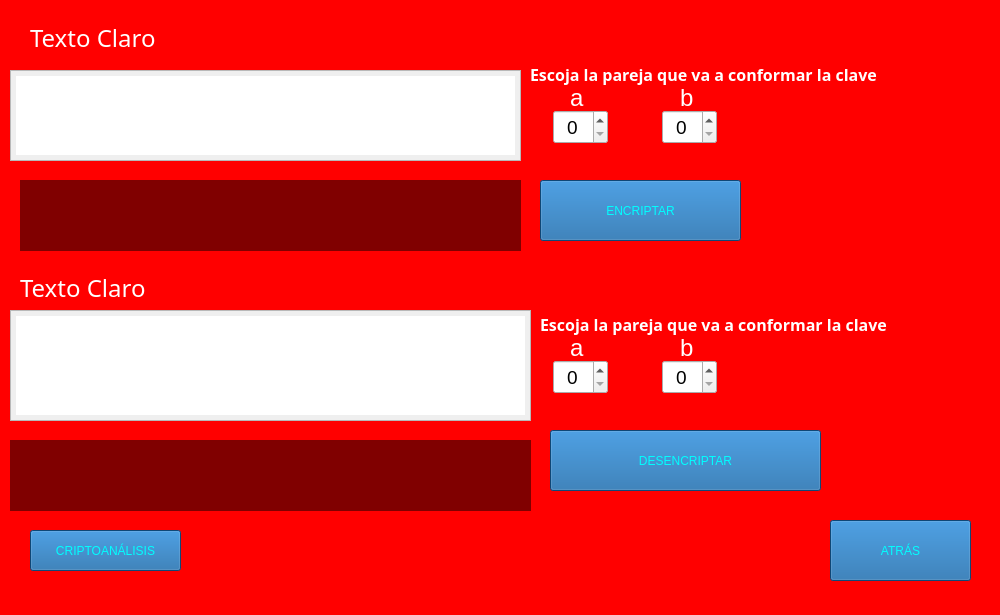
<?xml version="1.0" encoding="UTF-8"?>
<ui version="4.0">
 <class>MainWindow</class>
 <widget class="QMainWindow" name="MainWindow">
  <property name="geometry">
   <rect>
    <x>0</x>
    <y>0</y>
    <width>1000</width>
    <height>615</height>
   </rect>
  </property>
  <property name="windowTitle">
   <string>MainWindow</string>
  </property>
  <widget class="QWidget" name="centralwidget">
   <widget class="QLabel" name="label8">
    <property name="geometry">
     <rect>
      <x>570</x>
      <y>330</y>
      <width>16</width>
      <height>36</height>
     </rect>
    </property>
    <property name="palette">
     <palette>
      <active>
       <colorrole role="WindowText">
        <brush brushstyle="SolidPattern">
         <color alpha="255">
          <red>255</red>
          <green>255</green>
          <blue>255</blue>
         </color>
        </brush>
       </colorrole>
      </active>
      <inactive>
       <colorrole role="WindowText">
        <brush brushstyle="SolidPattern">
         <color alpha="255">
          <red>255</red>
          <green>255</green>
          <blue>255</blue>
         </color>
        </brush>
       </colorrole>
      </inactive>
      <disabled>
       <colorrole role="WindowText">
        <brush brushstyle="SolidPattern">
         <color alpha="255">
          <red>120</red>
          <green>120</green>
          <blue>120</blue>
         </color>
        </brush>
       </colorrole>
      </disabled>
     </palette>
    </property>
    <property name="font">
     <font>
      <pointsize>18</pointsize>
     </font>
    </property>
    <property name="text">
     <string>a</string>
    </property>
   </widget>
   <widget class="QPlainTextEdit" name="eIn">
    <property name="geometry">
     <rect>
      <x>10</x>
      <y>70</y>
      <width>511</width>
      <height>91</height>
     </rect>
    </property>
    <property name="styleSheet">
     <string notr="true">padding: 5px 5px 5px 5px;</string>
    </property>
   </widget>
   <widget class="QPlainTextEdit" name="dIn">
    <property name="geometry">
     <rect>
      <x>10</x>
      <y>310</y>
      <width>521</width>
      <height>111</height>
     </rect>
    </property>
    <property name="styleSheet">
     <string notr="true">padding: 5px 5px 5px 5px;</string>
    </property>
   </widget>
   <widget class="QSpinBox" name="dSpinA">
    <property name="geometry">
     <rect>
      <x>553</x>
      <y>360</y>
      <width>55</width>
      <height>34</height>
     </rect>
    </property>
    <property name="font">
     <font>
      <pointsize>14</pointsize>
     </font>
    </property>
    <property name="alignment">
     <set>Qt::AlignCenter</set>
    </property>
   </widget>
   <widget class="QSpinBox" name="eSpinA">
    <property name="geometry">
     <rect>
      <x>553</x>
      <y>110</y>
      <width>55</width>
      <height>34</height>
     </rect>
    </property>
    <property name="font">
     <font>
      <pointsize>14</pointsize>
     </font>
    </property>
    <property name="alignment">
     <set>Qt::AlignCenter</set>
    </property>
   </widget>
   <widget class="QLabel" name="label5">
    <property name="geometry">
     <rect>
      <x>570</x>
      <y>80</y>
      <width>16</width>
      <height>36</height>
     </rect>
    </property>
    <property name="palette">
     <palette>
      <active>
       <colorrole role="WindowText">
        <brush brushstyle="SolidPattern">
         <color alpha="255">
          <red>255</red>
          <green>255</green>
          <blue>255</blue>
         </color>
        </brush>
       </colorrole>
      </active>
      <inactive>
       <colorrole role="WindowText">
        <brush brushstyle="SolidPattern">
         <color alpha="255">
          <red>255</red>
          <green>255</green>
          <blue>255</blue>
         </color>
        </brush>
       </colorrole>
      </inactive>
      <disabled>
       <colorrole role="WindowText">
        <brush brushstyle="SolidPattern">
         <color alpha="255">
          <red>120</red>
          <green>120</green>
          <blue>120</blue>
         </color>
        </brush>
       </colorrole>
      </disabled>
     </palette>
    </property>
    <property name="font">
     <font>
      <pointsize>18</pointsize>
     </font>
    </property>
    <property name="text">
     <string>a</string>
    </property>
   </widget>
   <widget class="QLabel" name="label3">
    <property name="geometry">
     <rect>
      <x>20</x>
      <y>270</y>
      <width>184</width>
      <height>36</height>
     </rect>
    </property>
    <property name="palette">
     <palette>
      <active>
       <colorrole role="WindowText">
        <brush brushstyle="SolidPattern">
         <color alpha="255">
          <red>255</red>
          <green>255</green>
          <blue>255</blue>
         </color>
        </brush>
       </colorrole>
      </active>
      <inactive>
       <colorrole role="WindowText">
        <brush brushstyle="SolidPattern">
         <color alpha="255">
          <red>255</red>
          <green>255</green>
          <blue>255</blue>
         </color>
        </brush>
       </colorrole>
      </inactive>
      <disabled>
       <colorrole role="WindowText">
        <brush brushstyle="SolidPattern">
         <color alpha="255">
          <red>120</red>
          <green>120</green>
          <blue>120</blue>
         </color>
        </brush>
       </colorrole>
      </disabled>
     </palette>
    </property>
    <property name="font">
     <font>
      <family>Berlin Sans FB</family>
      <pointsize>18</pointsize>
     </font>
    </property>
    <property name="text">
     <string>Texto Claro</string>
    </property>
   </widget>
   <widget class="QLabel" name="label9">
    <property name="geometry">
     <rect>
      <x>680</x>
      <y>330</y>
      <width>17</width>
      <height>36</height>
     </rect>
    </property>
    <property name="palette">
     <palette>
      <active>
       <colorrole role="WindowText">
        <brush brushstyle="SolidPattern">
         <color alpha="255">
          <red>255</red>
          <green>255</green>
          <blue>255</blue>
         </color>
        </brush>
       </colorrole>
      </active>
      <inactive>
       <colorrole role="WindowText">
        <brush brushstyle="SolidPattern">
         <color alpha="255">
          <red>255</red>
          <green>255</green>
          <blue>255</blue>
         </color>
        </brush>
       </colorrole>
      </inactive>
      <disabled>
       <colorrole role="WindowText">
        <brush brushstyle="SolidPattern">
         <color alpha="255">
          <red>120</red>
          <green>120</green>
          <blue>120</blue>
         </color>
        </brush>
       </colorrole>
      </disabled>
     </palette>
    </property>
    <property name="font">
     <font>
      <pointsize>18</pointsize>
     </font>
    </property>
    <property name="text">
     <string>b</string>
    </property>
   </widget>
   <widget class="QLabel" name="label2">
    <property name="geometry">
     <rect>
      <x>30</x>
      <y>20</y>
      <width>152</width>
      <height>36</height>
     </rect>
    </property>
    <property name="palette">
     <palette>
      <active>
       <colorrole role="WindowText">
        <brush brushstyle="SolidPattern">
         <color alpha="255">
          <red>255</red>
          <green>255</green>
          <blue>255</blue>
         </color>
        </brush>
       </colorrole>
      </active>
      <inactive>
       <colorrole role="WindowText">
        <brush brushstyle="SolidPattern">
         <color alpha="255">
          <red>255</red>
          <green>255</green>
          <blue>255</blue>
         </color>
        </brush>
       </colorrole>
      </inactive>
      <disabled>
       <colorrole role="WindowText">
        <brush brushstyle="SolidPattern">
         <color alpha="255">
          <red>120</red>
          <green>120</green>
          <blue>120</blue>
         </color>
        </brush>
       </colorrole>
      </disabled>
     </palette>
    </property>
    <property name="font">
     <font>
      <family>Berlin Sans FB</family>
      <pointsize>18</pointsize>
     </font>
    </property>
    <property name="text">
     <string>Texto Claro</string>
    </property>
   </widget>
   <widget class="QLabel" name="label4">
    <property name="geometry">
     <rect>
      <x>530</x>
      <y>60</y>
      <width>401</width>
      <height>28</height>
     </rect>
    </property>
    <property name="palette">
     <palette>
      <active>
       <colorrole role="WindowText">
        <brush brushstyle="SolidPattern">
         <color alpha="255">
          <red>255</red>
          <green>255</green>
          <blue>255</blue>
         </color>
        </brush>
       </colorrole>
       <colorrole role="Button">
        <brush brushstyle="SolidPattern">
         <color alpha="255">
          <red>255</red>
          <green>255</green>
          <blue>255</blue>
         </color>
        </brush>
       </colorrole>
       <colorrole role="Light">
        <brush brushstyle="SolidPattern">
         <color alpha="255">
          <red>255</red>
          <green>255</green>
          <blue>255</blue>
         </color>
        </brush>
       </colorrole>
       <colorrole role="Midlight">
        <brush brushstyle="SolidPattern">
         <color alpha="255">
          <red>255</red>
          <green>255</green>
          <blue>255</blue>
         </color>
        </brush>
       </colorrole>
       <colorrole role="Dark">
        <brush brushstyle="SolidPattern">
         <color alpha="255">
          <red>127</red>
          <green>127</green>
          <blue>127</blue>
         </color>
        </brush>
       </colorrole>
       <colorrole role="Mid">
        <brush brushstyle="SolidPattern">
         <color alpha="255">
          <red>170</red>
          <green>170</green>
          <blue>170</blue>
         </color>
        </brush>
       </colorrole>
       <colorrole role="Text">
        <brush brushstyle="SolidPattern">
         <color alpha="255">
          <red>255</red>
          <green>255</green>
          <blue>255</blue>
         </color>
        </brush>
       </colorrole>
       <colorrole role="BrightText">
        <brush brushstyle="SolidPattern">
         <color alpha="255">
          <red>255</red>
          <green>255</green>
          <blue>255</blue>
         </color>
        </brush>
       </colorrole>
       <colorrole role="ButtonText">
        <brush brushstyle="SolidPattern">
         <color alpha="255">
          <red>0</red>
          <green>0</green>
          <blue>0</blue>
         </color>
        </brush>
       </colorrole>
       <colorrole role="Base">
        <brush brushstyle="SolidPattern">
         <color alpha="255">
          <red>255</red>
          <green>255</green>
          <blue>255</blue>
         </color>
        </brush>
       </colorrole>
       <colorrole role="Window">
        <brush brushstyle="SolidPattern">
         <color alpha="255">
          <red>255</red>
          <green>255</green>
          <blue>255</blue>
         </color>
        </brush>
       </colorrole>
       <colorrole role="Shadow">
        <brush brushstyle="SolidPattern">
         <color alpha="255">
          <red>0</red>
          <green>0</green>
          <blue>0</blue>
         </color>
        </brush>
       </colorrole>
       <colorrole role="AlternateBase">
        <brush brushstyle="SolidPattern">
         <color alpha="255">
          <red>255</red>
          <green>255</green>
          <blue>255</blue>
         </color>
        </brush>
       </colorrole>
       <colorrole role="ToolTipBase">
        <brush brushstyle="SolidPattern">
         <color alpha="255">
          <red>255</red>
          <green>255</green>
          <blue>220</blue>
         </color>
        </brush>
       </colorrole>
       <colorrole role="ToolTipText">
        <brush brushstyle="SolidPattern">
         <color alpha="255">
          <red>0</red>
          <green>0</green>
          <blue>0</blue>
         </color>
        </brush>
       </colorrole>
       <colorrole role="PlaceholderText">
        <brush brushstyle="SolidPattern">
         <color alpha="128">
          <red>255</red>
          <green>255</green>
          <blue>255</blue>
         </color>
        </brush>
       </colorrole>
      </active>
      <inactive>
       <colorrole role="WindowText">
        <brush brushstyle="SolidPattern">
         <color alpha="255">
          <red>255</red>
          <green>255</green>
          <blue>255</blue>
         </color>
        </brush>
       </colorrole>
       <colorrole role="Button">
        <brush brushstyle="SolidPattern">
         <color alpha="255">
          <red>255</red>
          <green>255</green>
          <blue>255</blue>
         </color>
        </brush>
       </colorrole>
       <colorrole role="Light">
        <brush brushstyle="SolidPattern">
         <color alpha="255">
          <red>255</red>
          <green>255</green>
          <blue>255</blue>
         </color>
        </brush>
       </colorrole>
       <colorrole role="Midlight">
        <brush brushstyle="SolidPattern">
         <color alpha="255">
          <red>255</red>
          <green>255</green>
          <blue>255</blue>
         </color>
        </brush>
       </colorrole>
       <colorrole role="Dark">
        <brush brushstyle="SolidPattern">
         <color alpha="255">
          <red>127</red>
          <green>127</green>
          <blue>127</blue>
         </color>
        </brush>
       </colorrole>
       <colorrole role="Mid">
        <brush brushstyle="SolidPattern">
         <color alpha="255">
          <red>170</red>
          <green>170</green>
          <blue>170</blue>
         </color>
        </brush>
       </colorrole>
       <colorrole role="Text">
        <brush brushstyle="SolidPattern">
         <color alpha="255">
          <red>255</red>
          <green>255</green>
          <blue>255</blue>
         </color>
        </brush>
       </colorrole>
       <colorrole role="BrightText">
        <brush brushstyle="SolidPattern">
         <color alpha="255">
          <red>255</red>
          <green>255</green>
          <blue>255</blue>
         </color>
        </brush>
       </colorrole>
       <colorrole role="ButtonText">
        <brush brushstyle="SolidPattern">
         <color alpha="255">
          <red>0</red>
          <green>0</green>
          <blue>0</blue>
         </color>
        </brush>
       </colorrole>
       <colorrole role="Base">
        <brush brushstyle="SolidPattern">
         <color alpha="255">
          <red>255</red>
          <green>255</green>
          <blue>255</blue>
         </color>
        </brush>
       </colorrole>
       <colorrole role="Window">
        <brush brushstyle="SolidPattern">
         <color alpha="255">
          <red>255</red>
          <green>255</green>
          <blue>255</blue>
         </color>
        </brush>
       </colorrole>
       <colorrole role="Shadow">
        <brush brushstyle="SolidPattern">
         <color alpha="255">
          <red>0</red>
          <green>0</green>
          <blue>0</blue>
         </color>
        </brush>
       </colorrole>
       <colorrole role="AlternateBase">
        <brush brushstyle="SolidPattern">
         <color alpha="255">
          <red>255</red>
          <green>255</green>
          <blue>255</blue>
         </color>
        </brush>
       </colorrole>
       <colorrole role="ToolTipBase">
        <brush brushstyle="SolidPattern">
         <color alpha="255">
          <red>255</red>
          <green>255</green>
          <blue>220</blue>
         </color>
        </brush>
       </colorrole>
       <colorrole role="ToolTipText">
        <brush brushstyle="SolidPattern">
         <color alpha="255">
          <red>0</red>
          <green>0</green>
          <blue>0</blue>
         </color>
        </brush>
       </colorrole>
       <colorrole role="PlaceholderText">
        <brush brushstyle="SolidPattern">
         <color alpha="128">
          <red>255</red>
          <green>255</green>
          <blue>255</blue>
         </color>
        </brush>
       </colorrole>
      </inactive>
      <disabled>
       <colorrole role="WindowText">
        <brush brushstyle="SolidPattern">
         <color alpha="255">
          <red>127</red>
          <green>127</green>
          <blue>127</blue>
         </color>
        </brush>
       </colorrole>
       <colorrole role="Button">
        <brush brushstyle="SolidPattern">
         <color alpha="255">
          <red>255</red>
          <green>255</green>
          <blue>255</blue>
         </color>
        </brush>
       </colorrole>
       <colorrole role="Light">
        <brush brushstyle="SolidPattern">
         <color alpha="255">
          <red>255</red>
          <green>255</green>
          <blue>255</blue>
         </color>
        </brush>
       </colorrole>
       <colorrole role="Midlight">
        <brush brushstyle="SolidPattern">
         <color alpha="255">
          <red>255</red>
          <green>255</green>
          <blue>255</blue>
         </color>
        </brush>
       </colorrole>
       <colorrole role="Dark">
        <brush brushstyle="SolidPattern">
         <color alpha="255">
          <red>127</red>
          <green>127</green>
          <blue>127</blue>
         </color>
        </brush>
       </colorrole>
       <colorrole role="Mid">
        <brush brushstyle="SolidPattern">
         <color alpha="255">
          <red>170</red>
          <green>170</green>
          <blue>170</blue>
         </color>
        </brush>
       </colorrole>
       <colorrole role="Text">
        <brush brushstyle="SolidPattern">
         <color alpha="255">
          <red>127</red>
          <green>127</green>
          <blue>127</blue>
         </color>
        </brush>
       </colorrole>
       <colorrole role="BrightText">
        <brush brushstyle="SolidPattern">
         <color alpha="255">
          <red>255</red>
          <green>255</green>
          <blue>255</blue>
         </color>
        </brush>
       </colorrole>
       <colorrole role="ButtonText">
        <brush brushstyle="SolidPattern">
         <color alpha="255">
          <red>127</red>
          <green>127</green>
          <blue>127</blue>
         </color>
        </brush>
       </colorrole>
       <colorrole role="Base">
        <brush brushstyle="SolidPattern">
         <color alpha="255">
          <red>255</red>
          <green>255</green>
          <blue>255</blue>
         </color>
        </brush>
       </colorrole>
       <colorrole role="Window">
        <brush brushstyle="SolidPattern">
         <color alpha="255">
          <red>255</red>
          <green>255</green>
          <blue>255</blue>
         </color>
        </brush>
       </colorrole>
       <colorrole role="Shadow">
        <brush brushstyle="SolidPattern">
         <color alpha="255">
          <red>0</red>
          <green>0</green>
          <blue>0</blue>
         </color>
        </brush>
       </colorrole>
       <colorrole role="AlternateBase">
        <brush brushstyle="SolidPattern">
         <color alpha="255">
          <red>255</red>
          <green>255</green>
          <blue>255</blue>
         </color>
        </brush>
       </colorrole>
       <colorrole role="ToolTipBase">
        <brush brushstyle="SolidPattern">
         <color alpha="255">
          <red>255</red>
          <green>255</green>
          <blue>220</blue>
         </color>
        </brush>
       </colorrole>
       <colorrole role="ToolTipText">
        <brush brushstyle="SolidPattern">
         <color alpha="255">
          <red>0</red>
          <green>0</green>
          <blue>0</blue>
         </color>
        </brush>
       </colorrole>
       <colorrole role="PlaceholderText">
        <brush brushstyle="SolidPattern">
         <color alpha="128">
          <red>0</red>
          <green>0</green>
          <blue>0</blue>
         </color>
        </brush>
       </colorrole>
      </disabled>
     </palette>
    </property>
    <property name="font">
     <font>
      <family>Berlin Sans FB Demi</family>
      <pointsize>12</pointsize>
      <weight>75</weight>
      <bold>true</bold>
     </font>
    </property>
    <property name="text">
     <string>Escoja la pareja que va a conformar la clave</string>
    </property>
   </widget>
   <widget class="QSpinBox" name="eSpinB">
    <property name="geometry">
     <rect>
      <x>662</x>
      <y>110</y>
      <width>55</width>
      <height>34</height>
     </rect>
    </property>
    <property name="font">
     <font>
      <pointsize>14</pointsize>
     </font>
    </property>
    <property name="alignment">
     <set>Qt::AlignCenter</set>
    </property>
   </widget>
   <widget class="QLabel" name="label6">
    <property name="geometry">
     <rect>
      <x>680</x>
      <y>80</y>
      <width>17</width>
      <height>36</height>
     </rect>
    </property>
    <property name="palette">
     <palette>
      <active>
       <colorrole role="WindowText">
        <brush brushstyle="SolidPattern">
         <color alpha="255">
          <red>255</red>
          <green>255</green>
          <blue>255</blue>
         </color>
        </brush>
       </colorrole>
      </active>
      <inactive>
       <colorrole role="WindowText">
        <brush brushstyle="SolidPattern">
         <color alpha="255">
          <red>255</red>
          <green>255</green>
          <blue>255</blue>
         </color>
        </brush>
       </colorrole>
      </inactive>
      <disabled>
       <colorrole role="WindowText">
        <brush brushstyle="SolidPattern">
         <color alpha="255">
          <red>120</red>
          <green>120</green>
          <blue>120</blue>
         </color>
        </brush>
       </colorrole>
      </disabled>
     </palette>
    </property>
    <property name="font">
     <font>
      <pointsize>18</pointsize>
     </font>
    </property>
    <property name="text">
     <string>b</string>
    </property>
   </widget>
   <widget class="QSpinBox" name="dSpinB">
    <property name="geometry">
     <rect>
      <x>662</x>
      <y>360</y>
      <width>55</width>
      <height>34</height>
     </rect>
    </property>
    <property name="font">
     <font>
      <pointsize>14</pointsize>
     </font>
    </property>
    <property name="alignment">
     <set>Qt::AlignCenter</set>
    </property>
   </widget>
   <widget class="QPushButton" name="Encriptar">
    <property name="geometry">
     <rect>
      <x>540</x>
      <y>180</y>
      <width>201</width>
      <height>61</height>
     </rect>
    </property>
    <property name="styleSheet">
     <string notr="true">background-color: rgb(21, 99, 165);
color: #00ffff;
font: 14pt &quot;Berlin Sans FB&quot;;</string>
    </property>
    <property name="text">
     <string>ENCRIPTAR</string>
    </property>
   </widget>
   <widget class="QPushButton" name="Desencriptar">
    <property name="geometry">
     <rect>
      <x>550</x>
      <y>430</y>
      <width>271</width>
      <height>61</height>
     </rect>
    </property>
    <property name="styleSheet">
     <string notr="true">background-color: rgb(21, 99, 165);
color: #00ffff;
font: 14pt &quot;Berlin Sans FB&quot;;</string>
    </property>
    <property name="text">
     <string>DESENCRIPTAR</string>
    </property>
   </widget>
   <widget class="QLabel" name="fondo">
    <property name="geometry">
     <rect>
      <x>0</x>
      <y>0</y>
      <width>1000</width>
      <height>615</height>
     </rect>
    </property>
    <property name="styleSheet">
     <string notr="true">background-color: #ff0000;</string>
    </property>
    <property name="text">
     <string/>
    </property>
    <property name="pixmap">
     <pixmap>Imag1.jpg</pixmap>
    </property>
    <property name="scaledContents">
     <bool>false</bool>
    </property>
   </widget>
   <widget class="QPushButton" name="back">
    <property name="geometry">
     <rect>
      <x>830</x>
      <y>520</y>
      <width>141</width>
      <height>61</height>
     </rect>
    </property>
    <property name="styleSheet">
     <string notr="true">background-color: rgb(21, 99, 165);
color: #00ffff;
font: 14pt &quot;Berlin Sans FB&quot;;</string>
    </property>
    <property name="text">
     <string>ATRÁS</string>
    </property>
   </widget>
   <widget class="QLabel" name="eOut">
    <property name="geometry">
     <rect>
      <x>20</x>
      <y>180</y>
      <width>501</width>
      <height>71</height>
     </rect>
    </property>
    <property name="font">
     <font>
      <pointsize>9</pointsize>
      <weight>75</weight>
      <bold>true</bold>
     </font>
    </property>
    <property name="styleSheet">
     <string notr="true">background-color:rgba(0,0,0,50%);
color:'white';
padding: 5px 15px 5px 15px;</string>
    </property>
    <property name="inputMethodHints">
     <set>Qt::ImhMultiLine</set>
    </property>
    <property name="text">
     <string/>
    </property>
    <property name="scaledContents">
     <bool>false</bool>
    </property>
    <property name="alignment">
     <set>Qt::AlignJustify|Qt::AlignVCenter</set>
    </property>
    <property name="wordWrap">
     <bool>true</bool>
    </property>
    <property name="textInteractionFlags">
     <set>Qt::LinksAccessibleByMouse|Qt::TextSelectableByKeyboard|Qt::TextSelectableByMouse</set>
    </property>
   </widget>
   <widget class="QLabel" name="label4_2">
    <property name="geometry">
     <rect>
      <x>540</x>
      <y>310</y>
      <width>443</width>
      <height>28</height>
     </rect>
    </property>
    <property name="palette">
     <palette>
      <active>
       <colorrole role="WindowText">
        <brush brushstyle="SolidPattern">
         <color alpha="255">
          <red>255</red>
          <green>255</green>
          <blue>255</blue>
         </color>
        </brush>
       </colorrole>
       <colorrole role="Button">
        <brush brushstyle="SolidPattern">
         <color alpha="255">
          <red>255</red>
          <green>255</green>
          <blue>255</blue>
         </color>
        </brush>
       </colorrole>
       <colorrole role="Light">
        <brush brushstyle="SolidPattern">
         <color alpha="255">
          <red>255</red>
          <green>255</green>
          <blue>255</blue>
         </color>
        </brush>
       </colorrole>
       <colorrole role="Midlight">
        <brush brushstyle="SolidPattern">
         <color alpha="255">
          <red>255</red>
          <green>255</green>
          <blue>255</blue>
         </color>
        </brush>
       </colorrole>
       <colorrole role="Dark">
        <brush brushstyle="SolidPattern">
         <color alpha="255">
          <red>127</red>
          <green>127</green>
          <blue>127</blue>
         </color>
        </brush>
       </colorrole>
       <colorrole role="Mid">
        <brush brushstyle="SolidPattern">
         <color alpha="255">
          <red>170</red>
          <green>170</green>
          <blue>170</blue>
         </color>
        </brush>
       </colorrole>
       <colorrole role="Text">
        <brush brushstyle="SolidPattern">
         <color alpha="255">
          <red>255</red>
          <green>255</green>
          <blue>255</blue>
         </color>
        </brush>
       </colorrole>
       <colorrole role="BrightText">
        <brush brushstyle="SolidPattern">
         <color alpha="255">
          <red>255</red>
          <green>255</green>
          <blue>255</blue>
         </color>
        </brush>
       </colorrole>
       <colorrole role="ButtonText">
        <brush brushstyle="SolidPattern">
         <color alpha="255">
          <red>0</red>
          <green>0</green>
          <blue>0</blue>
         </color>
        </brush>
       </colorrole>
       <colorrole role="Base">
        <brush brushstyle="SolidPattern">
         <color alpha="255">
          <red>255</red>
          <green>255</green>
          <blue>255</blue>
         </color>
        </brush>
       </colorrole>
       <colorrole role="Window">
        <brush brushstyle="SolidPattern">
         <color alpha="255">
          <red>255</red>
          <green>255</green>
          <blue>255</blue>
         </color>
        </brush>
       </colorrole>
       <colorrole role="Shadow">
        <brush brushstyle="SolidPattern">
         <color alpha="255">
          <red>0</red>
          <green>0</green>
          <blue>0</blue>
         </color>
        </brush>
       </colorrole>
       <colorrole role="AlternateBase">
        <brush brushstyle="SolidPattern">
         <color alpha="255">
          <red>255</red>
          <green>255</green>
          <blue>255</blue>
         </color>
        </brush>
       </colorrole>
       <colorrole role="ToolTipBase">
        <brush brushstyle="SolidPattern">
         <color alpha="255">
          <red>255</red>
          <green>255</green>
          <blue>220</blue>
         </color>
        </brush>
       </colorrole>
       <colorrole role="ToolTipText">
        <brush brushstyle="SolidPattern">
         <color alpha="255">
          <red>0</red>
          <green>0</green>
          <blue>0</blue>
         </color>
        </brush>
       </colorrole>
       <colorrole role="PlaceholderText">
        <brush brushstyle="SolidPattern">
         <color alpha="128">
          <red>255</red>
          <green>255</green>
          <blue>255</blue>
         </color>
        </brush>
       </colorrole>
      </active>
      <inactive>
       <colorrole role="WindowText">
        <brush brushstyle="SolidPattern">
         <color alpha="255">
          <red>255</red>
          <green>255</green>
          <blue>255</blue>
         </color>
        </brush>
       </colorrole>
       <colorrole role="Button">
        <brush brushstyle="SolidPattern">
         <color alpha="255">
          <red>255</red>
          <green>255</green>
          <blue>255</blue>
         </color>
        </brush>
       </colorrole>
       <colorrole role="Light">
        <brush brushstyle="SolidPattern">
         <color alpha="255">
          <red>255</red>
          <green>255</green>
          <blue>255</blue>
         </color>
        </brush>
       </colorrole>
       <colorrole role="Midlight">
        <brush brushstyle="SolidPattern">
         <color alpha="255">
          <red>255</red>
          <green>255</green>
          <blue>255</blue>
         </color>
        </brush>
       </colorrole>
       <colorrole role="Dark">
        <brush brushstyle="SolidPattern">
         <color alpha="255">
          <red>127</red>
          <green>127</green>
          <blue>127</blue>
         </color>
        </brush>
       </colorrole>
       <colorrole role="Mid">
        <brush brushstyle="SolidPattern">
         <color alpha="255">
          <red>170</red>
          <green>170</green>
          <blue>170</blue>
         </color>
        </brush>
       </colorrole>
       <colorrole role="Text">
        <brush brushstyle="SolidPattern">
         <color alpha="255">
          <red>255</red>
          <green>255</green>
          <blue>255</blue>
         </color>
        </brush>
       </colorrole>
       <colorrole role="BrightText">
        <brush brushstyle="SolidPattern">
         <color alpha="255">
          <red>255</red>
          <green>255</green>
          <blue>255</blue>
         </color>
        </brush>
       </colorrole>
       <colorrole role="ButtonText">
        <brush brushstyle="SolidPattern">
         <color alpha="255">
          <red>0</red>
          <green>0</green>
          <blue>0</blue>
         </color>
        </brush>
       </colorrole>
       <colorrole role="Base">
        <brush brushstyle="SolidPattern">
         <color alpha="255">
          <red>255</red>
          <green>255</green>
          <blue>255</blue>
         </color>
        </brush>
       </colorrole>
       <colorrole role="Window">
        <brush brushstyle="SolidPattern">
         <color alpha="255">
          <red>255</red>
          <green>255</green>
          <blue>255</blue>
         </color>
        </brush>
       </colorrole>
       <colorrole role="Shadow">
        <brush brushstyle="SolidPattern">
         <color alpha="255">
          <red>0</red>
          <green>0</green>
          <blue>0</blue>
         </color>
        </brush>
       </colorrole>
       <colorrole role="AlternateBase">
        <brush brushstyle="SolidPattern">
         <color alpha="255">
          <red>255</red>
          <green>255</green>
          <blue>255</blue>
         </color>
        </brush>
       </colorrole>
       <colorrole role="ToolTipBase">
        <brush brushstyle="SolidPattern">
         <color alpha="255">
          <red>255</red>
          <green>255</green>
          <blue>220</blue>
         </color>
        </brush>
       </colorrole>
       <colorrole role="ToolTipText">
        <brush brushstyle="SolidPattern">
         <color alpha="255">
          <red>0</red>
          <green>0</green>
          <blue>0</blue>
         </color>
        </brush>
       </colorrole>
       <colorrole role="PlaceholderText">
        <brush brushstyle="SolidPattern">
         <color alpha="128">
          <red>255</red>
          <green>255</green>
          <blue>255</blue>
         </color>
        </brush>
       </colorrole>
      </inactive>
      <disabled>
       <colorrole role="WindowText">
        <brush brushstyle="SolidPattern">
         <color alpha="255">
          <red>127</red>
          <green>127</green>
          <blue>127</blue>
         </color>
        </brush>
       </colorrole>
       <colorrole role="Button">
        <brush brushstyle="SolidPattern">
         <color alpha="255">
          <red>255</red>
          <green>255</green>
          <blue>255</blue>
         </color>
        </brush>
       </colorrole>
       <colorrole role="Light">
        <brush brushstyle="SolidPattern">
         <color alpha="255">
          <red>255</red>
          <green>255</green>
          <blue>255</blue>
         </color>
        </brush>
       </colorrole>
       <colorrole role="Midlight">
        <brush brushstyle="SolidPattern">
         <color alpha="255">
          <red>255</red>
          <green>255</green>
          <blue>255</blue>
         </color>
        </brush>
       </colorrole>
       <colorrole role="Dark">
        <brush brushstyle="SolidPattern">
         <color alpha="255">
          <red>127</red>
          <green>127</green>
          <blue>127</blue>
         </color>
        </brush>
       </colorrole>
       <colorrole role="Mid">
        <brush brushstyle="SolidPattern">
         <color alpha="255">
          <red>170</red>
          <green>170</green>
          <blue>170</blue>
         </color>
        </brush>
       </colorrole>
       <colorrole role="Text">
        <brush brushstyle="SolidPattern">
         <color alpha="255">
          <red>127</red>
          <green>127</green>
          <blue>127</blue>
         </color>
        </brush>
       </colorrole>
       <colorrole role="BrightText">
        <brush brushstyle="SolidPattern">
         <color alpha="255">
          <red>255</red>
          <green>255</green>
          <blue>255</blue>
         </color>
        </brush>
       </colorrole>
       <colorrole role="ButtonText">
        <brush brushstyle="SolidPattern">
         <color alpha="255">
          <red>127</red>
          <green>127</green>
          <blue>127</blue>
         </color>
        </brush>
       </colorrole>
       <colorrole role="Base">
        <brush brushstyle="SolidPattern">
         <color alpha="255">
          <red>255</red>
          <green>255</green>
          <blue>255</blue>
         </color>
        </brush>
       </colorrole>
       <colorrole role="Window">
        <brush brushstyle="SolidPattern">
         <color alpha="255">
          <red>255</red>
          <green>255</green>
          <blue>255</blue>
         </color>
        </brush>
       </colorrole>
       <colorrole role="Shadow">
        <brush brushstyle="SolidPattern">
         <color alpha="255">
          <red>0</red>
          <green>0</green>
          <blue>0</blue>
         </color>
        </brush>
       </colorrole>
       <colorrole role="AlternateBase">
        <brush brushstyle="SolidPattern">
         <color alpha="255">
          <red>255</red>
          <green>255</green>
          <blue>255</blue>
         </color>
        </brush>
       </colorrole>
       <colorrole role="ToolTipBase">
        <brush brushstyle="SolidPattern">
         <color alpha="255">
          <red>255</red>
          <green>255</green>
          <blue>220</blue>
         </color>
        </brush>
       </colorrole>
       <colorrole role="ToolTipText">
        <brush brushstyle="SolidPattern">
         <color alpha="255">
          <red>0</red>
          <green>0</green>
          <blue>0</blue>
         </color>
        </brush>
       </colorrole>
       <colorrole role="PlaceholderText">
        <brush brushstyle="SolidPattern">
         <color alpha="128">
          <red>0</red>
          <green>0</green>
          <blue>0</blue>
         </color>
        </brush>
       </colorrole>
      </disabled>
     </palette>
    </property>
    <property name="font">
     <font>
      <family>Berlin Sans FB Demi</family>
      <pointsize>12</pointsize>
      <weight>75</weight>
      <bold>true</bold>
     </font>
    </property>
    <property name="text">
     <string>Escoja la pareja que va a conformar la clave</string>
    </property>
   </widget>
   <widget class="QLabel" name="dOut">
    <property name="geometry">
     <rect>
      <x>10</x>
      <y>440</y>
      <width>521</width>
      <height>71</height>
     </rect>
    </property>
    <property name="font">
     <font>
      <pointsize>9</pointsize>
      <weight>75</weight>
      <bold>true</bold>
     </font>
    </property>
    <property name="styleSheet">
     <string notr="true">background-color:rgba(0,0,0,50%);
color:'white';
padding: 5px 15px 5px 15px;</string>
    </property>
    <property name="inputMethodHints">
     <set>Qt::ImhMultiLine</set>
    </property>
    <property name="text">
     <string/>
    </property>
    <property name="scaledContents">
     <bool>false</bool>
    </property>
    <property name="alignment">
     <set>Qt::AlignJustify|Qt::AlignVCenter</set>
    </property>
    <property name="wordWrap">
     <bool>true</bool>
    </property>
    <property name="textInteractionFlags">
     <set>Qt::LinksAccessibleByMouse|Qt::TextSelectableByKeyboard|Qt::TextSelectableByMouse</set>
    </property>
   </widget>
   <widget class="QPushButton" name="cripAn">
    <property name="geometry">
     <rect>
      <x>30</x>
      <y>530</y>
      <width>151</width>
      <height>41</height>
     </rect>
    </property>
    <property name="styleSheet">
     <string notr="true">background-color: rgb(21, 99, 165);
color: #00ffff;
font: 14pt &quot;Berlin Sans FB&quot;;</string>
    </property>
    <property name="text">
     <string>CRIPTOANÁLISIS</string>
    </property>
   </widget>
   <zorder>fondo</zorder>
   <zorder>label8</zorder>
   <zorder>eIn</zorder>
   <zorder>dIn</zorder>
   <zorder>dSpinA</zorder>
   <zorder>eSpinA</zorder>
   <zorder>label5</zorder>
   <zorder>label3</zorder>
   <zorder>label9</zorder>
   <zorder>label2</zorder>
   <zorder>label4</zorder>
   <zorder>eSpinB</zorder>
   <zorder>label6</zorder>
   <zorder>dSpinB</zorder>
   <zorder>Encriptar</zorder>
   <zorder>Desencriptar</zorder>
   <zorder>back</zorder>
   <zorder>eOut</zorder>
   <zorder>label4_2</zorder>
   <zorder>dOut</zorder>
   <zorder>cripAn</zorder>
  </widget>
 </widget>
 <resources/>
 <connections/>
</ui>
